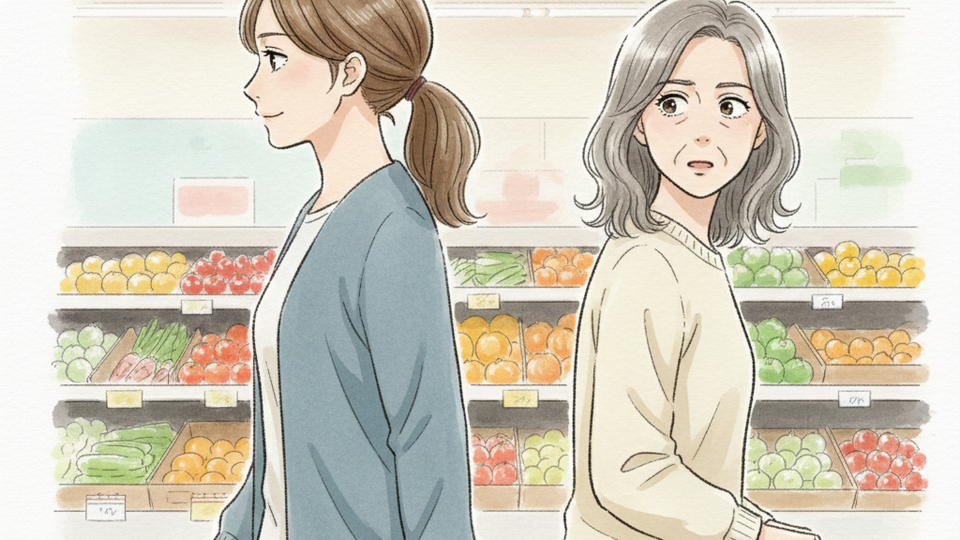
#> input picture remotion/input/192/images/0009.png, 1920 x 1080 px (shown at 1/2 size)
$ python -i portraits_wikimedia.py   (imports and definitions only)
#> lines starting #> are read from the running program, lines starting #| are printed output that depends on the picture
#> further down, picture is the input picture: PIL image 1920x1080 RGB; mean R, G, B 210.2, 204.4, 189.7
#!/usr/bin/env python3
# -*- coding: utf-8 -*-
"""
CH26 portrait helper (Wikimedia / Wikipedia).

This script downloads a real person's portrait image (no AI face generation),
then generates `20_portrait.png` (RGBA with a soft alpha mask) per video folder.

Output (per video):
  - 20_portrait_src.<ext>         (downloaded original)
  - 20_portrait.png               (prepared cutout)
  - 20_portrait.source.json       (source + license metadata)
"""

from __future__ import annotations

import argparse
import json
import re
import sys
import time
from dataclasses import dataclass
from datetime import datetime, timezone
from pathlib import Path
from typing import Any, Dict, List, Optional, Tuple
from urllib.parse import unquote, urlparse

import requests
from PIL import Image, ImageChops, ImageDraw, ImageEnhance, ImageFilter, ImageOps

# [6 lines left out: function _discover_repo_root, not called in this run]


try:
    from _bootstrap import bootstrap
except ModuleNotFoundError:
    repo_root = _discover_repo_root(Path(__file__).resolve())
    if str(repo_root) not in sys.path:
        sys.path.insert(0, str(repo_root))
    from _bootstrap import bootstrap

# [1 line not run here, left out]

from factory_common import paths as fpaths  # noqa: E402
from script_pipeline.tools import planning_store  # noqa: E402


USER_AGENT = "factory_commentary_thumb_bot/0.1 (local use; contact: none)"

# planning uses "思想枠" labels; map to a representative inventor/person.
NAME_OVERRIDES = {
    "トヨタ生産方式": "大野耐一",
    "スティーブン・コヴィー": "スティーブン・R・コヴィー",
}

# Some Wikipedia lead images are low-quality (e.g., GIF). Override to a better Commons file when known.
# NOTE: Use a Commons `File:<name>` title (case-sensitive as on Commons).
IMAGE_FILE_OVERRIDES: Dict[str, str] = {
    "ジョン・フォン・ノイマン": "File:Vonneumann-john r.jpg",
}

BAD_EXTS = {".gif", ".svg", ".tif", ".tiff", ".pdf", ".djvu"}
GOOD_EXTS = {".jpg", ".jpeg", ".png", ".webp"}

BAD_FILENAME_KEYWORDS = {
    "logo",
    "icon",
    "symbol",
    "signature",
    "sig",
    "autograph",
    "tomb",
    "grave",
    "crater",
    "map",
    "diagram",
    "chart",
    "flow",
    "venn",
    "demo",
    "bomb",
    "animated",
    "flag",
    "coatofarms",
    "coat_of_arms",
    "commons-logo",
    "wikiquote",
    "people icon",
}

GOOD_FILENAME_KEYWORDS = {"portrait", "photo", "photograph", "mfo", "cropped"}


@dataclass(frozen=True)
class PortraitSource:
    person_raw: str
    person_title: str
    wikipedia_lang: str
    wikipedia_page_url: Optional[str]
    image_url: str
    image_filename: str
    downloaded_at: str
    license_short: Optional[str] = None
    license_url: Optional[str] = None
    artist: Optional[str] = None
    credit: Optional[str] = None
    attribution_required: Optional[str] = None
    description_url: Optional[str] = None


def _now_iso() -> str:
    return datetime.now(timezone.utc).isoformat()


def _normalize_channel(channel: str) -> str:
    return str(channel or "").strip().upper()


# [6 lines left out: function _normalize_video, not called in this run]


def _strip_parens(name: str) -> str:
    s = str(name or "").strip()
    return re.sub(r"（.*?）", "", s).strip()


def _resolve_person_title(person_raw: str) -> str:
    base = _strip_parens(person_raw)
    return NAME_OVERRIDES.get(base, base)


def _wikipedia_api(lang: str) -> str:
    return f"https://{lang}.wikipedia.org/w/api.php"


def _commons_api() -> str:
    return "https://commons.wikimedia.org/w/api.php"


# [114 lines left out: functions _http_get_json, fetch_wikipedia_page_image, fetch_wikipedia_langlink_title, fetch_wikipedia_page_images, _is_commons_upload, not called in this run]


def _filename_from_image_url(url: str) -> str:
    name = (urlparse(url).path or "").rsplit("/", 1)[-1]
    return unquote(name)


# [389 lines left out: functions fetch_commons_fileinfo, fetch_wikipedia_file_url, _title_tokens_en, _score_file_title, resolve_best_portrait_image_url, _download_binary and 5 more, not called in this run]


def _soft_rect_mask(size: Tuple[int, int], *, margin_ratio: float = 0.02, blur_ratio: float = 0.03) -> Image.Image:
    w, h = size
    mx = int(round(w * float(margin_ratio)))
    my = int(round(h * float(margin_ratio)))
    mx = max(0, min(w // 3, mx))
    my = max(0, min(h // 3, my))

    mask = Image.new("L", (w, h), 0)
    d = ImageDraw.Draw(mask)
    d.rectangle((mx, my, w - mx, h - my), fill=255)

    blur = max(2, int(round(min(w, h) * float(blur_ratio))))
    return mask.filter(ImageFilter.GaussianBlur(radius=blur))


def _border_color_stats(im: Image.Image) -> Tuple[Tuple[int, int, int], float]:
    """
    Returns (median_rgb, mean_abs_deviation_from_median) based on border samples.
    """
    rgb = im.convert("RGB")
    w, h = rgb.size
#> w = 1920; h = 1080
    if w <= 2 or h <= 2:
        return (0, 0, 0), 999.0
    step = max(1, int(round(min(w, h) / 200)))
#> step = 5
    px = rgb.load()
    samples: List[Tuple[int, int, int]] = []
    for x in range(0, w, step):
        samples.append(px[x, 0])
        samples.append(px[x, h - 1])
#> after the loop, samples = 768 items, first 6: (253, 252, 252), (251, 248, 248), (253, 254, 253), (249, 248, 249), (251, 251, 250), (253, 252, 251)
    for y in range(0, h, step):
        samples.append(px[0, y])
        samples.append(px[w - 1, y])
#> after the loop, samples = 1200 items, first 6: (253, 252, 252), (251, 248, 248), (253, 254, 253), (249, 248, 249), (251, 251, 250), (253, 252, 251)
    if not samples:
        return (0, 0, 0), 999.0

    rs = sorted([p[0] for p in samples])
#> rs = 1200 values from 17 to 255
    gs = sorted([p[1] for p in samples])
#> gs = 1200 values from 14 to 255
    bs = sorted([p[2] for p in samples])
#> bs = 1200 values from 14 to 255
    mid = len(samples) // 2
#> mid = 600
    med = (rs[mid], gs[mid], bs[mid])
#> med = (246, 240, 232)

    mad = 0.0
    for r, g, b in samples:
        mad += (abs(r - med[0]) + abs(g - med[1]) + abs(b - med[2])) / 3.0
#> this loop made 1200 passes
#> (r, g, b, mad) on passes 1 to 3: (253, 252, 252, 13), (251, 248, 248, 22.67), (253, 254, 253, 36.67)
#> after the loop, mad = 27527.3
    mad /= max(1, len(samples))
#> mad = 22.94
    return med, mad


def _alpha_from_border_key(im: Image.Image, *, low: int = 18, high: int = 60) -> Image.Image:
    """
    Simple background key based on border median color.
    Good for portraits on relatively uniform backgrounds.
    """
    rgb = im.convert("RGB")
    bg, mad = _border_color_stats(rgb)
#> bg = (246, 240, 232); mad = 22.94
    if mad > 18.0:
        return _soft_rect_mask(rgb.size, margin_ratio=0.02, blur_ratio=0.03)
#> in _soft_rect_mask, `mask = Image.new("L", (w, h), 0)`: mask: PIL image 1920x1080 L; every value is 0
#> in _soft_rect_mask, `return mask.filter(ImageFilter.GaussianBlur(radius=blur))`:
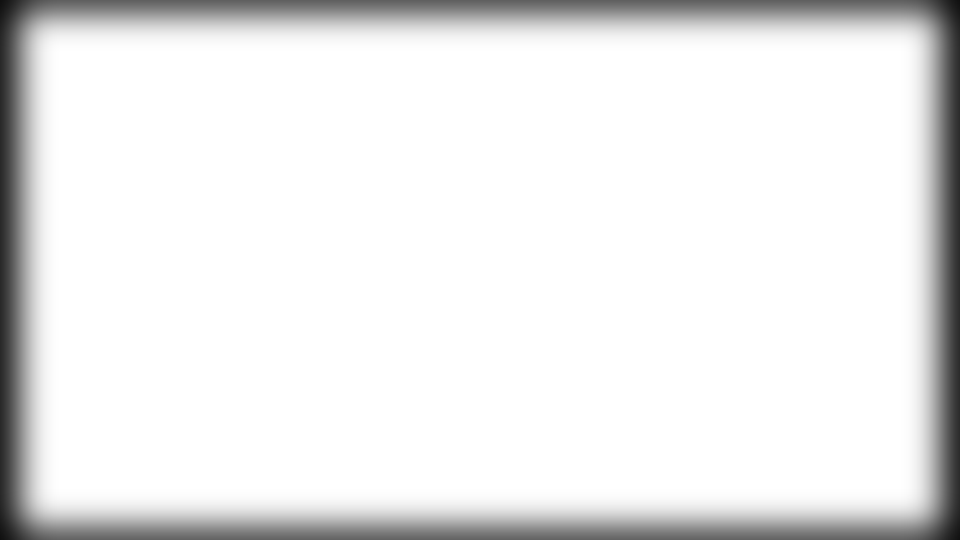
#> returned value: PIL image 1920x1080 L (shown at 1/2 size); min 15, max 255, mean 233.6

    diff = ImageChops.difference(rgb, Image.new("RGB", rgb.size, bg))
    g = ImageOps.grayscale(diff)

    lo = int(max(0, min(255, low)))
    hi = int(max(1, min(255, high)))
    if hi <= lo:
        hi = min(255, lo + 1)

    # [6 lines left out: function _map, not called in this run]

    a = g.point(_map)
    a = a.filter(ImageFilter.GaussianBlur(radius=max(2, int(round(min(rgb.size) * 0.012)))))
    edge = _soft_rect_mask(rgb.size, margin_ratio=0.012, blur_ratio=0.02)
    return ImageChops.multiply(a, edge)


# [219 lines left out: functions prepare_portrait_png, _iter_planning_people, _parse_videos_arg, main, not called in this run]


# [2 lines not run here, left out]

>>> from PIL import Image
>>> picture = Image.open('../../remotion/input/192/images/0009.png')
>>> result = _alpha_from_border_key(picture)

$ run again, on thumbnails/CH01_人生の道標/192/2.png
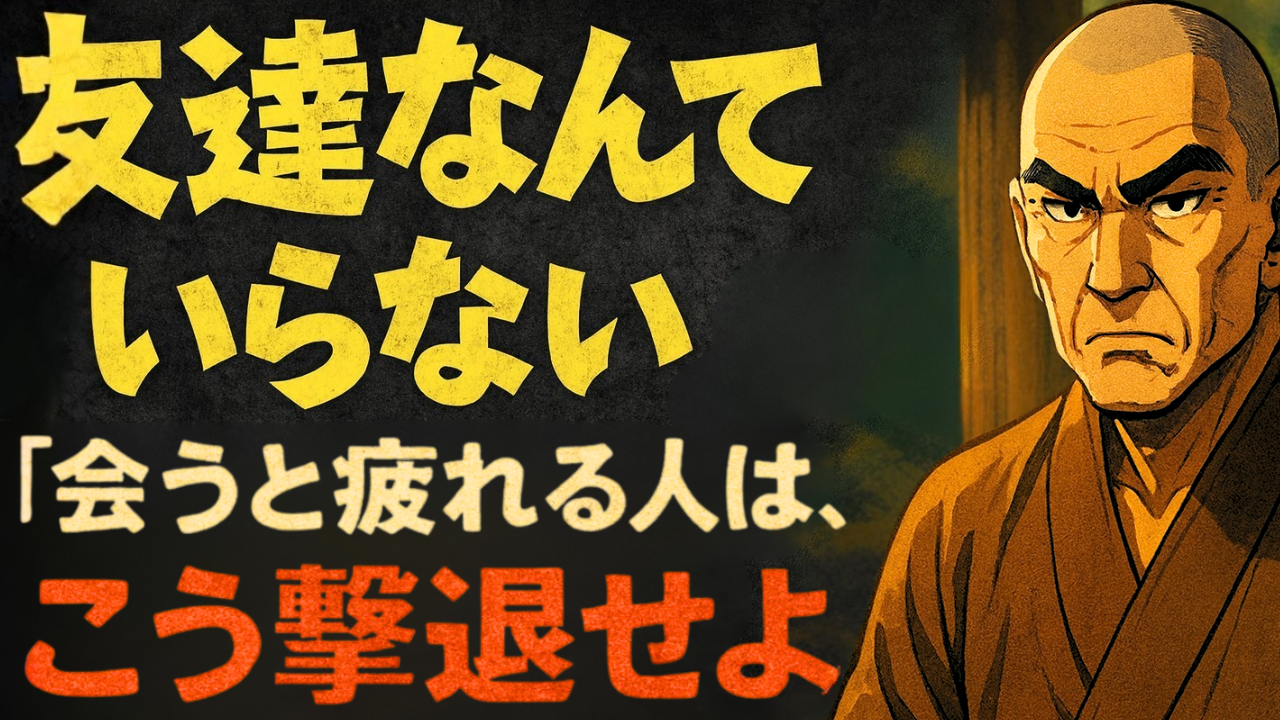
#> input picture thumbnails/CH01_人生の道標/192/2.png, 1280 x 720 px
#> picture is the input picture: PIL image 1280x720 RGB; mean R, G, B 106, 77.6, 31.2
#> after the loop in _border_color_stats, `for x in range(0, w, step):`: samples = 640 items, first 6: (10, 10, 10), (10, 12, 11), (5, 5, 5), (10, 12, 11), (9, 9, 9), (12, 12, 12)
#> after the loop in _border_color_stats, `for y in range(0, h, step):`: samples = 1000 items, first 6: (10, 10, 10), (10, 12, 11), (5, 5, 5), (10, 12, 11), (9, 9, 9), (12, 12, 12)
#> rs = 1000 values from 0 to 198
#> gs = 1000 values from 0 to 125
#> bs = 1000 values from 0 to 51
#> mid = 500
#> med = (24, 23, 15)
#> the loop in _border_color_stats, `for r, g, b in samples:` made 1000 passes
#> (r, g, b, mad) on passes 1 to 3: (10, 10, 10, 10.67), (10, 12, 11, 20.33), (5, 5, 5, 36)
#> after the loop in _border_color_stats, `for r, g, b in samples:`: mad = 15421.3
#> in _border_color_stats, `mad /= max(1, len(samples))`: mad = 15.42
#> in _alpha_from_border_key, `bg, mad = _border_color_stats(rgb)`: bg = (24, 23, 15); mad = 15.42
#> in _alpha_from_border_key, `a = g.point(_map)`:
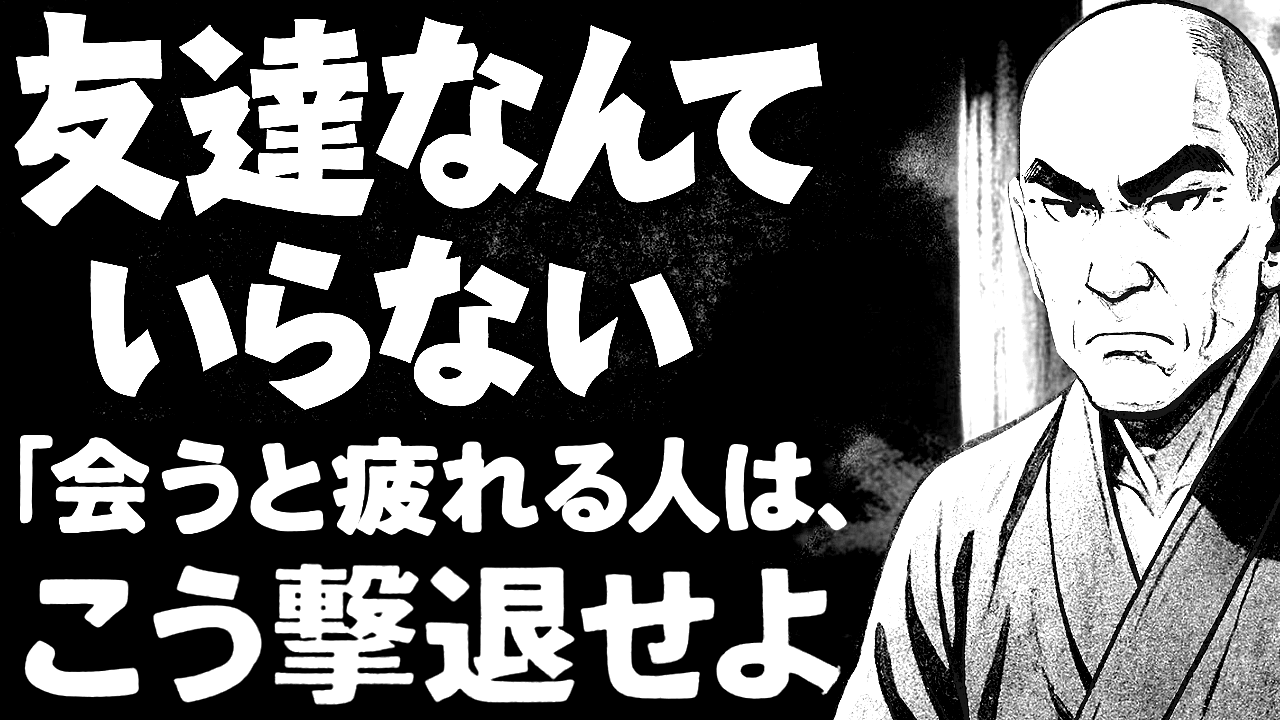
#> a: PIL image 1280x720 L; min 0, max 255, mean 110.4
#> mask: PIL image 1280x720 L; every value is 0
#> in _alpha_from_border_key, `return ImageChops.multiply(a, edge)`:
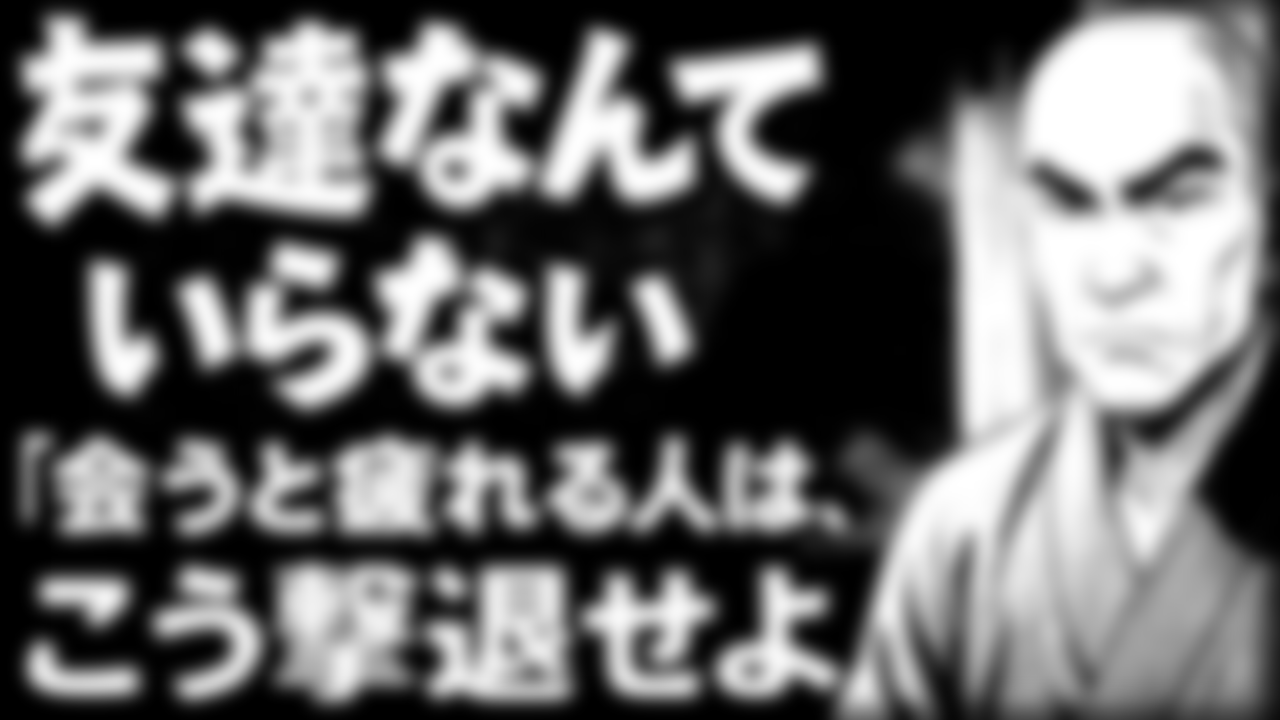
#> returned value: PIL image 1280x720 L; min 0, max 255, mean 107.3
